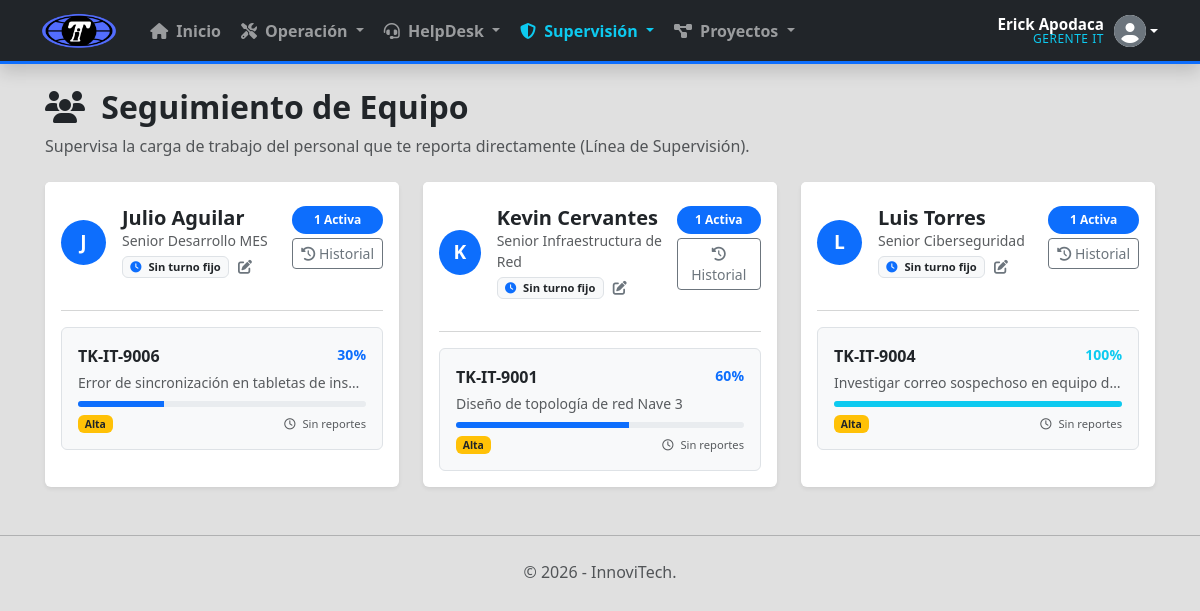
/TaskManager/team_followup.php (signed in), run on the app's committed database.
### tables this page shows
CREATE TABLE `users` (
  `Id` char(36) NOT NULL,
  `DepartmentId` char(36) NOT NULL,
  `ShiftId` varchar(36) DEFAULT NULL,
  `RoleId` int(11) NOT NULL,
  `SupervisorId` char(36) DEFAULT NULL,
  `JobTitle` varchar(100) NOT NULL,
  `FullName` varchar(150) NOT NULL,
  `Email` varchar(150) NOT NULL,
  `PasswordHash` varchar(255) NOT NULL,
  `IsActive` tinyint(1) NOT NULL DEFAULT 1,
  PRIMARY KEY (`Id`),
  UNIQUE KEY `Email` (`Email`),
  KEY `FK_Users_Departments` (`DepartmentId`),
  KEY `FK_Users_Roles` (`RoleId`),
  KEY `FK_User_Supervisor` (`SupervisorId`),
  CONSTRAINT `FK_User_Supervisor` FOREIGN KEY (`SupervisorId`) REFERENCES `users` (`Id`),
  CONSTRAINT `FK_Users_Departments` FOREIGN KEY (`DepartmentId`) REFERENCES `departments` (`Id`),
  CONSTRAINT `FK_Users_Roles` FOREIGN KEY (`RoleId`) REFERENCES `roles` (`Id`),
  CONSTRAINT `FK_Users_Supervisor` FOREIGN KEY (`SupervisorId`) REFERENCES `users` (`Id`)
);

CREATE TABLE `activities` (
  `Id` char(36) NOT NULL,
  `Folio` varchar(20) NOT NULL,
  `StageId` char(36) DEFAULT NULL,
  `DependsOnActivityId` varchar(36) DEFAULT NULL,
  `TemplateId` char(36) DEFAULT NULL,
  `RequesterId` char(36) NOT NULL,
  `RequesterDepartmentId` char(36) NOT NULL,
  `PrimaryDepartmentId` char(36) NOT NULL,
  `ResponsibleId` char(36) DEFAULT NULL,
  `Name` varchar(200) NOT NULL,
  `SpecificActionPlan` text DEFAULT NULL,
  `StatusId` int(11) NOT NULL,
  `ProgressPercentage` int(11) DEFAULT 0,
  `PriorityId` int(11) NOT NULL,
  `TaskTypeId` int(11) DEFAULT NULL,
  `ProjectId` varchar(36) DEFAULT NULL,
  `StartDate` datetime DEFAULT NULL,
  `CommitmentDate` datetime DEFAULT NULL,
  `CompletedDate` datetime DEFAULT NULL,
  `RowVersion` datetime DEFAULT current_timestamp() ON UPDATE current_timestamp(),
  `IsDeleted` tinyint(1) NOT NULL DEFAULT 0,
  `DeletedAt` datetime DEFAULT NULL,
  `DeletedBy` char(36) DEFAULT NULL,
  PRIMARY KEY (`Id`),
  UNIQUE KEY `Folio` (`Folio`),
  KEY `FK_Activities_Requester` (`RequesterId`),
  KEY `FK_Activities_ReqDept` (`RequesterDepartmentId`),
  KEY `FK_Activities_Departments` (`PrimaryDepartmentId`),
  KEY `FK_Activities_Users` (`ResponsibleId`),
  KEY `FK_Activities_Templates` (`TemplateId`),
  KEY `FK_Activities_Statuses` (`StatusId`),
  KEY `FK_Activities_Priorities` (`PriorityId`),
  KEY `FK_Act_Stage` (`StageId`),
  KEY `FK_Act_Project` (`ProjectId`),
  KEY `FK_Act_Depends` (`DependsOnActivityId`),
  CONSTRAINT `FK_Act_Depends` FOREIGN KEY (`DependsOnActivityId`) REFERENCES `activities` (`Id`),
  CONSTRAINT `FK_Act_Project` FOREIGN KEY (`ProjectId`) REFERENCES `projects` (`Id`),
  CONSTRAINT `FK_Act_Stage` FOREIGN KEY (`StageId`) REFERENCES `projectstages` (`Id`),
  CONSTRAINT `FK_Activities_Departments` FOREIGN KEY (`PrimaryDepartmentId`) REFERENCES `departments` (`Id`),
  CONSTRAINT `FK_Activities_Priorities` FOREIGN KEY (`PriorityId`) REFERENCES `priorities` (`Id`),
  CONSTRAINT `FK_Activities_ReqDept` FOREIGN KEY (`RequesterDepartmentId`) REFERENCES `departments` (`Id`),
  CONSTRAINT `FK_Activities_Requester` FOREIGN KEY (`RequesterId`) REFERENCES `users` (`Id`),
  CONSTRAINT `FK_Activities_Statuses` FOREIGN KEY (`StatusId`) REFERENCES `statuses` (`Id`),
  CONSTRAINT `FK_Activities_Templates` FOREIGN KEY (`TemplateId`) REFERENCES `activitytemplates` (`Id`),
  CONSTRAINT `FK_Activities_Users` FOREIGN KEY (`ResponsibleId`) REFERENCES `users` (`Id`)
);

CREATE TABLE `priorities` (
  `Id` int(11) NOT NULL AUTO_INCREMENT,
  `Name` varchar(50) NOT NULL,
  PRIMARY KEY (`Id`),
  UNIQUE KEY `Name` (`Name`)
);

### TaskManager/team_followup.php (the view, shortened to what this page needs)
<?php
require_once 'conexion.php';
$userId = $_SESSION['UserID'];
$sqlTechs = "SELECT u.Id, u.FullName, u.JobTitle, u.Email, u.ShiftId, sh.Name as ShiftName
             FROM Users u
             JOIN Roles r ON u.RoleId = r.Id
             LEFT JOIN Shifts sh ON u.ShiftId = sh.Id
             WHERE u.SupervisorId = ? AND u.IsActive = 1
             ORDER BY u.FullName ASC";
$stmtTechs = $pdo->prepare($sqlTechs);
$stmtTechs->execute([$userId]);
$tecnicos = $stmtTechs->fetchAll();
$equipo = [];
foreach ($tecnicos as $tech) {
    $sqlTasks = "SELECT a.Id, a.Folio, a.Name, a.ProgressPercentage, s.Name as Estado, p.Name as Prioridad,
                 (SELECT MAX(CreatedAt) FROM ActivityComments WHERE ActivityId = a.Id) as LastUpdate
                 FROM Activities a
                 JOIN Statuses s ON a.StatusId = s.Id
                 JOIN Priorities p ON a.PriorityId = p.Id
                 WHERE a.ResponsibleId = ? AND s.Name NOT IN ('Finalizado', 'Cancelado')
                 ORDER BY p.Id DESC, a.ProgressPercentage DESC";
    $stmtTasks = $pdo->prepare($sqlTasks);
    $stmtTasks->execute([$tech['Id']]);
    $tareasActivas = $stmtTasks->fetchAll();
    $sqlHistory = "SELECT a.Id, a.Folio, a.Name, a.CompletedDate, s.Name as Estado, p.Name as Prioridad
                   FROM Activities a
                   JOIN Statuses s ON a.StatusId = s.Id
                   JOIN Priorities p ON a.PriorityId = p.Id
                   WHERE a.ResponsibleId = ? AND s.Name IN ('Finalizado', 'Cancelado')
                   ORDER BY a.CompletedDate DESC
                   LIMIT 20";
    $stmtHistory = $pdo->prepare($sqlHistory);
    $stmtHistory->execute([$tech['Id']]);
    $tareasHistorial = $stmtHistory->fetchAll();
    $tech['TareasActivas'] = $tareasActivas;
    $tech['TotalActivas'] = count($tareasActivas);
    $tech['Historial'] = $tareasHistorial;
    $equipo[] = $tech;
}
require 'layout.php';
?>
<div class="mt-4 mb-4">
    <h2 class="fw-bold text-dark"><i class="fas fa-users me-2"></i> Seguimiento de Equipo</h2>
    <p class="text-muted">Supervisa la carga de trabajo del personal que te reporta directamente (Línea de Supervisión).</p>
</div>
<div class="row g-4 mb-5">
    <?php if (count($equipo) > 0): ?>
        <?php foreach ($equipo as $tech): ?>
            <div class="col-lg-6 col-xl-4">
                <div class="card shadow-sm border-0 h-100">
                    <div class="card-header bg-white border-bottom-0 pt-4 pb-0 d-flex justify-content-between align-items-start">
                        <div class="d-flex align-items-center">
                            <div class="bg-primary text-white rounded-circle d-flex align-items-center justify-content-center fw-bold me-3" style="width: 45px; height: 45px; font-size: 1.2rem;">
                                <?= strtoupper(substr($tech['FullName'], 0, 1)) ?>
                            </div>
                            <div>
                                <h5 class="fw-bold mb-0 text-dark"><?= htmlspecialchars($tech['FullName']) ?></h5>
                                <small class="text-muted d-block"><?= htmlspecialchars($tech['JobTitle'] ?? 'Colaborador') ?></small>
                                <div class="d-flex align-items-center mt-1">
                                    <span class="badge bg-light text-dark border" style="font-size: 0.7rem;">
                                        <i class="fas fa-clock text-primary me-1"></i> <?= htmlspecialchars($tech['ShiftName'] ?? 'Sin turno fijo') ?>
                                    </span>
                                    <button class="btn btn-sm btn-link text-secondary p-0 ms-2" title="Cambiar Turno" data-bs-toggle="modal" data-bs-target="#shiftModal<?= $tech['Id'] ?>">
                                        <i class="fas fa-edit"></i>
                                    </button>
                                </div>
                            </div>
                        </div>
                        <div class="text-end">
                            <span class="badge <?= $tech['TotalActivas'] > 0 ? 'bg-primary' : 'bg-success' ?> rounded-pill px-3 py-2 mb-1 d-block">
                                <?= $tech['TotalActivas'] ?> <?= $tech['TotalActivas'] == 1 ? 'Activa' : 'Activas' ?>
                            </span>
                            <button class="btn btn-sm btn-outline-secondary" data-bs-toggle="modal" data-bs-target="#historyModal<?= $tech['Id'] ?>" title="Ver tareas completadas">
                                <i class="fas fa-history"></i> Historial
                            </button>
                        </div>
                    </div>
                    <div class="card-body">
                        <hr class="text-muted opacity-25">
                        <?php if ($tech['TotalActivas'] > 0): ?>
                            <div class="d-flex flex-column gap-3">
                                <?php foreach ($tech['TareasActivas'] as $t): ?>
                                    <?php
                                        $barColor = 'bg-primary';
                                        if ($t['ProgressPercentage'] == 100) $barColor = 'bg-info';
                                    ?>
                                    <div class="border rounded p-3 bg-light position-relative">
                                        <div class="d-flex justify-content-between mb-1">
                                            <a href="task_details.php?id=<?= $t['Id'] ?>" class="fw-bold text-decoration-none text-dark stretched-link">
                                                <?= $t['Folio'] ?>
                                            </a>
                                            <span class="small fw-bold <?= $t['ProgressPercentage'] == 100 ? 'text-info' : 'text-primary' ?>">
                                                <?= $t['ProgressPercentage'] ?>%
                                            </span>
                                        </div>
                                        <p class="small text-muted mb-2 text-truncate" title="<?= htmlspecialchars($t['Name']) ?>">
                                            <?= htmlspecialchars($t['Name']) ?>
                                        </p>
                                        <div class="progress mb-2" style="height: 6px;">
                                            <div class="progress-bar <?= $barColor ?>" role="progressbar" style="width: <?= $t['ProgressPercentage'] ?>%;"></div>
                                        </div>
                                        <div class="d-flex justify-content-between align-items-center">
                                            <span class="badge <?= $t['Prioridad'] == 'Crítica' ? 'bg-danger' : ($t['Prioridad'] == 'Alta' ? 'bg-warning text-dark' : 'bg-secondary') ?>" style="font-size: 0.65rem;">
                                                <?= $t['Prioridad'] ?>
                                            </span>
                                            <small class="text-muted" style="font-size: 0.7rem;">
                                                <i class="far fa-clock me-1"></i>
                                                <?= $t['LastUpdate'] ? date('d/m H:i', strtotime($t['LastUpdate'])) : 'Sin reportes' ?>
                                            </small>
                                        </div>
                                    </div>
                                <?php endforeach; ?>
                            </div>
                        <?php endif; ?>
                    </div>
                </div>
            </div>
        <?php endforeach; ?>
    <?php endif; ?>
</div>
<?php require 'footer.php'; ?>

### TaskManager/layout.php (style rules this page uses)
body { background-color: #E0E0E0 !important; }

### data on the page
users: FullName "J", FullName "Julio Aguilar", JobTitle "Senior Desarrollo MES", ShiftName "Sin turno fijo", TotalActivas "1"
activities: Folio "TK-IT-9006", ProgressPercentage "30", Name "Error de sincronización en tabletas de ins…", PriorityId.Name "Alta"
users: FullName "K", FullName "Kevin Cervantes", JobTitle "Senior Infraestructura de Red", ShiftName "Sin turno fijo", TotalActivas "1"
activities: Folio "TK-IT-9001", ProgressPercentage "60", Name "Diseño de topología de red Nave 3", PriorityId.Name "Alta"
users: FullName "L", FullName "Luis Torres", JobTitle "Senior Ciberseguridad", ShiftName "Sin turno fijo", TotalActivas "1"
activities: Folio "TK-IT-9004", ProgressPercentage "100", Name "Investigar correo sospechoso en equipo d…", PriorityId.Name "Alta"

### other printed values
$_SESSION['FullName'] "Erick Apodaca"
$_SESSION['JobTitle'] "GERENTE IT"
